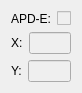
   <widget class="QWidget" name="verticalLayoutWidget_11">
    <property name="geometry">
     <rect>
      <x>1230</x>
      <y>500</y>
      <width>74</width>
      <height>80</height>
     </rect>
    </property>
    <layout class="QVBoxLayout" name="sig4_coord_vl">
     <item>
      <layout class="QHBoxLayout" name="sig4_ensemble_hl">
       <item>
        <widget class="QLabel" name="ensemble_label_04">
         <property name="text">
          <string>APD-E:</string>
         </property>
        </widget>
       </item>
       <item>
        <widget class="QCheckBox" name="ensemble_cb_04">
         <property name="enabled">
          <bool>false</bool>
         </property>
         <property name="text">
          <string/>
         </property>
         <property name="checked">
          <bool>false</bool>
         </property>
        </widget>
       </item>
      </layout>
     </item>
     <item>
      <layout class="QHBoxLayout" name="sig4_x_hl">
       <item>
        <widget class="QLabel" name="sig4_x_label">
         <property name="text">
          <string>X:</string>
         </property>
        </widget>
       </item>
       <item>
        <widget class="QLineEdit" name="sig4_x_edit">
         <property name="enabled">
          <bool>false</bool>
         </property>
        </widget>
       </item>
      </layout>
     </item>
     <item>
      <layout class="QHBoxLayout" name="sig4_y_hl">
       <item>
        <widget class="QLabel" name="sig4_y_label">
         <property name="text">
          <string>Y:</string>
         </property>
        </widget>
       </item>
       <item>
        <widget class="QLineEdit" name="sig4_y_edit">
         <property name="enabled">
          <bool>false</bool>
         </property>
        </widget>
       </item>
      </layout>
     </item>
    </layout>
   </widget>
